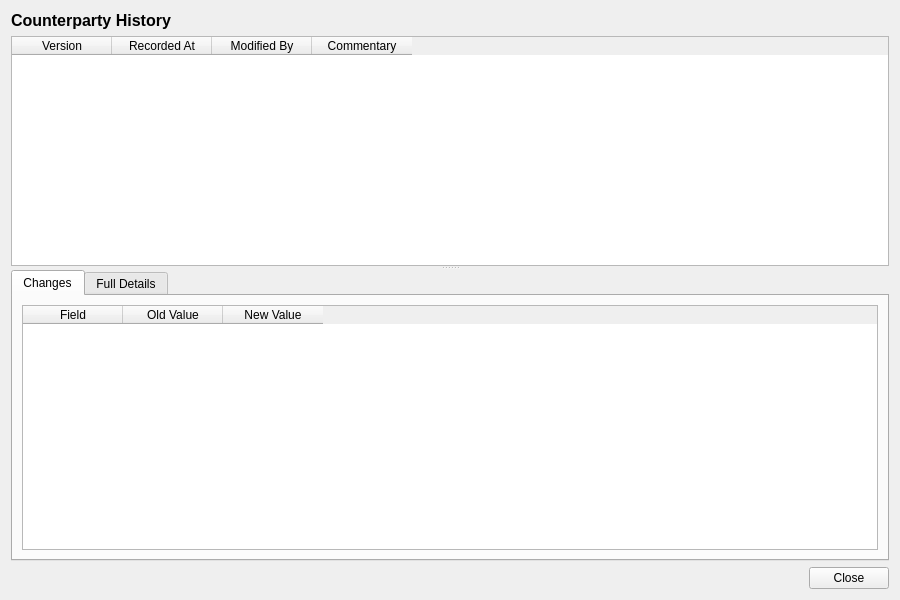
<?xml version="1.0" encoding="UTF-8"?>
<ui version="4.0">
 <class>CounterpartyHistoryDialog</class>
 <widget class="QWidget" name="CounterpartyHistoryDialog">
  <property name="geometry">
   <rect>
    <x>0</x>
    <y>0</y>
    <width>900</width>
    <height>600</height>
   </rect>
  </property>
  <property name="windowTitle">
   <string>Counterparty History</string>
  </property>
  <layout class="QVBoxLayout" name="verticalLayout">
   <item>
    <widget class="QLabel" name="titleLabel">
     <property name="font">
      <font>
       <pointsize>12</pointsize>
       <bold>true</bold>
      </font>
     </property>
     <property name="text">
      <string>Counterparty History</string>
     </property>
    </widget>
   </item>
   <item>
    <widget class="QSplitter" name="splitter">
     <property name="orientation">
      <enum>Qt::Vertical</enum>
     </property>
     <widget class="QTableWidget" name="versionListWidget">
      <property name="minimumHeight">
       <number>150</number>
      </property>
      <property name="maximumHeight">
       <number>250</number>
      </property>
      <property name="alternatingRowColors">
       <bool>true</bool>
      </property>
      <property name="editTriggers">
       <set>QAbstractItemView::NoEditTriggers</set>
      </property>
      <property name="selectionMode">
       <enum>QAbstractItemView::SingleSelection</enum>
      </property>
      <property name="selectionBehavior">
       <enum>QAbstractItemView::SelectRows</enum>
      </property>
      <column>
       <property name="text">
        <string>Version</string>
       </property>
      </column>
      <column>
       <property name="text">
        <string>Recorded At</string>
       </property>
      </column>
      <column>
       <property name="text">
        <string>Modified By</string>
       </property>
      </column>
      <column>
       <property name="text">
        <string>Commentary</string>
       </property>
      </column>
     </widget>
     <widget class="QWidget" name="detailWidget">
      <layout class="QVBoxLayout" name="detailLayout">
       <property name="leftMargin">
        <number>0</number>
       </property>
       <property name="topMargin">
        <number>0</number>
       </property>
       <property name="rightMargin">
        <number>0</number>
       </property>
       <property name="bottomMargin">
        <number>0</number>
       </property>
       <item>
        <widget class="QTabWidget" name="tabWidget">
         <property name="currentIndex">
          <number>0</number>
         </property>
         <widget class="QWidget" name="changesTab">
          <attribute name="title">
           <string>Changes</string>
          </attribute>
          <layout class="QVBoxLayout" name="changesTabLayout">
           <item>
            <widget class="QTableWidget" name="changesTableWidget">
             <property name="editTriggers">
              <set>QAbstractItemView::NoEditTriggers</set>
             </property>
             <property name="alternatingRowColors">
              <bool>true</bool>
             </property>
             <property name="selectionMode">
              <enum>QAbstractItemView::SingleSelection</enum>
             </property>
             <property name="selectionBehavior">
              <enum>QAbstractItemView::SelectRows</enum>
             </property>
             <column>
              <property name="text">
               <string>Field</string>
              </property>
             </column>
             <column>
              <property name="text">
               <string>Old Value</string>
              </property>
             </column>
             <column>
              <property name="text">
               <string>New Value</string>
              </property>
             </column>
            </widget>
           </item>
          </layout>
         </widget>
         <widget class="QWidget" name="fullDetailsTab">
          <attribute name="title">
           <string>Full Details</string>
          </attribute>
          <layout class="QVBoxLayout" name="fullDetailsTabLayout">
           <item>
            <widget class="QScrollArea" name="scrollArea">
             <property name="widgetResizable">
              <bool>true</bool>
             </property>
             <widget class="QWidget" name="scrollAreaWidgetContents">
              <property name="geometry">
               <rect>
                <x>0</x>
                <y>0</y>
                <width>560</width>
                <height>450</height>
               </rect>
              </property>
              <layout class="QFormLayout" name="formLayout">
               <item row="0" column="0">
                <widget class="QLabel" name="short_codeLabel">
                 <property name="text">
                  <string>Short Code:</string>
                 </property>
                </widget>
               </item>
               <item row="0" column="1">
                <widget class="QLabel" name="codeValue">
                 <property name="text">
                  <string/>
                 </property>
                </widget>
               </item>
               <item row="1" column="0">
                <widget class="QLabel" name="full_nameLabel">
                 <property name="text">
                  <string>Full Name:</string>
                 </property>
                </widget>
               </item>
               <item row="1" column="1">
                <widget class="QLabel" name="nameValue">
                 <property name="text">
                  <string/>
                 </property>
                </widget>
               </item>
               <item row="2" column="0">
                <widget class="QLabel" name="party_typeLabel">
                 <property name="text">
                  <string>Party Type:</string>
                 </property>
                </widget>
               </item>
               <item row="2" column="1">
                <widget class="QLabel" name="partyTypeValue">
                 <property name="text">
                  <string/>
                 </property>
                </widget>
               </item>
               <item row="3" column="0">
                <widget class="QLabel" name="statusLabel">
                 <property name="text">
                  <string>Status:</string>
                 </property>
                </widget>
               </item>
               <item row="3" column="1">
                <widget class="QLabel" name="statusValue">
                 <property name="text">
                  <string/>
                 </property>
                </widget>
               </item>
               <item row="4" column="0">
                <widget class="QLabel" name="business_center_codeLabel">
                 <property name="text">
                  <string>Business Center:</string>
                 </property>
                </widget>
               </item>
               <item row="4" column="1">
                <widget class="QLabel" name="businessCenterValue">
                 <property name="text">
                  <string/>
                 </property>
                </widget>
               </item>
               <item row="5" column="0">
                <widget class="QLabel" name="versionNumberLabel">
                 <property name="text">
                  <string>Version:</string>
                 </property>
                </widget>
               </item>
               <item row="5" column="1">
                <widget class="QLabel" name="versionNumberValue">
                 <property name="text">
                  <string/>
                 </property>
                </widget>
               </item>
               <item row="6" column="0">
                <widget class="QLabel" name="modifiedByLabel">
                 <property name="text">
                  <string>Modified By:</string>
                 </property>
                </widget>
               </item>
               <item row="6" column="1">
                <widget class="QLabel" name="modifiedByValue">
                 <property name="text">
                  <string/>
                 </property>
                </widget>
               </item>
               <item row="7" column="0">
                <widget class="QLabel" name="recordedAtLabel">
                 <property name="text">
                  <string>Recorded At:</string>
                 </property>
                </widget>
               </item>
               <item row="7" column="1">
                <widget class="QLabel" name="recordedAtValue">
                 <property name="text">
                  <string/>
                 </property>
                </widget>
               </item>
               <item row="8" column="0">
                <widget class="QLabel" name="changeCommentaryLabel">
                 <property name="text">
                  <string>Change Commentary:</string>
                 </property>
                </widget>
               </item>
               <item row="8" column="1">
                <widget class="QLabel" name="changeCommentaryValue">
                 <property name="text">
                  <string/>
                 </property>
                 <property name="wordWrap">
                  <bool>true</bool>
                 </property>
                </widget>
               </item>
              </layout>
             </widget>
            </widget>
           </item>
          </layout>
         </widget>
        </widget>
       </item>
      </layout>
     </widget>
    </widget>
   </item>
   <item>
    <layout class="QHBoxLayout" name="buttonLayout">
     <item>
      <spacer name="horizontalSpacer">
       <property name="orientation">
        <enum>Qt::Horizontal</enum>
       </property>
       <property name="sizeHint" stdset="0">
        <size><width>40</width><height>20</height></size>
       </property>
      </spacer>
     </item>
     <item>
      <widget class="QPushButton" name="closeButton">
       <property name="text">
        <string>Close</string>
       </property>
      </widget>
     </item>
    </layout>
   </item>
  </layout>
 </widget>
 <resources/>
 <connections/>
</ui>
